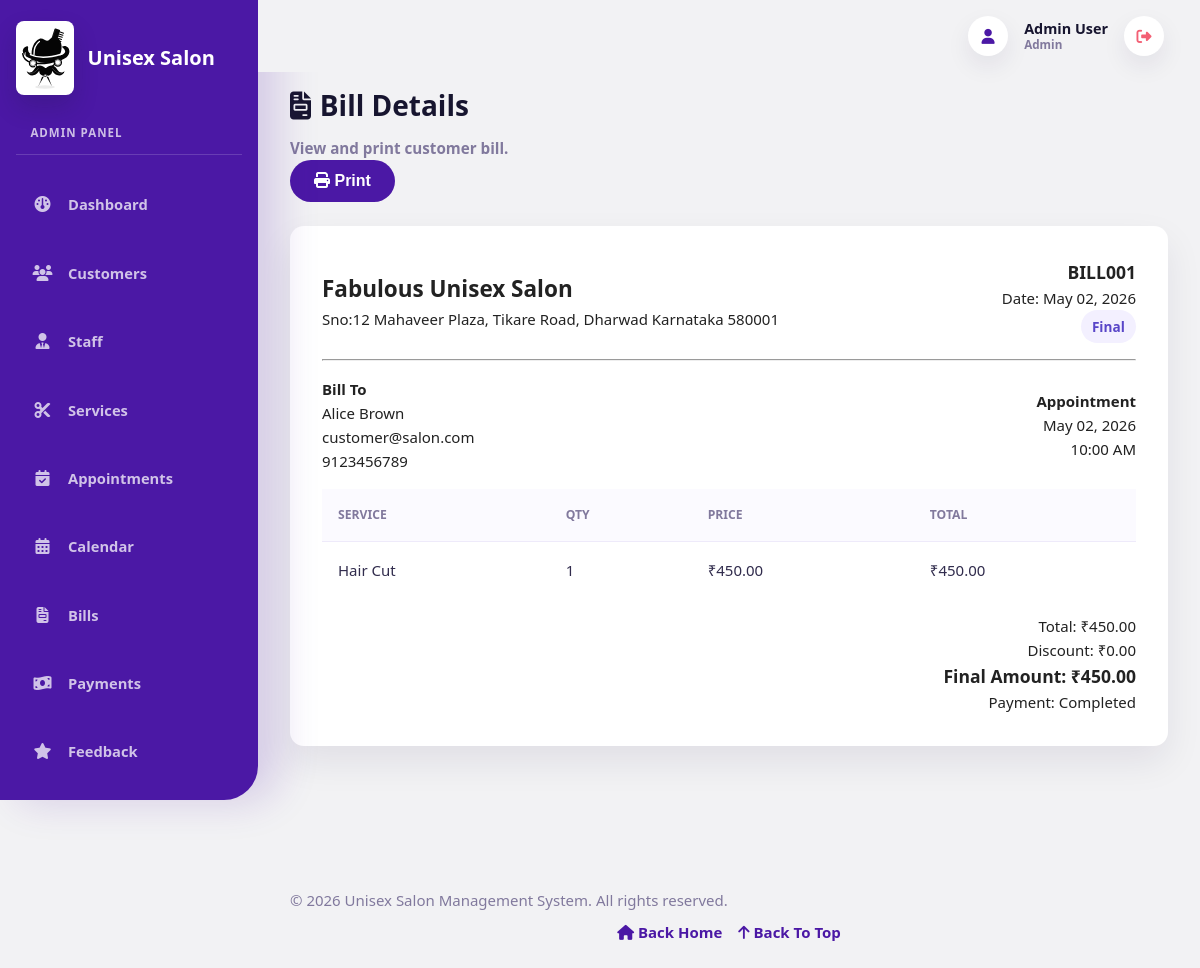
Page /admin/view_bill.php?id=1 (signed in) on the committed database.
### tables this page shows
CREATE TABLE `bills` (
  `id` int NOT NULL AUTO_INCREMENT,
  `appointment_id` int DEFAULT NULL,
  `customer_id` int NOT NULL,
  `bill_number` varchar(20) DEFAULT NULL,
  `bill_date` date NOT NULL,
  `total_amount` decimal(10,2) NOT NULL,
  `discount` decimal(10,2) DEFAULT '0.00',
  `final_amount` decimal(10,2) NOT NULL,
  `status` enum('draft','final','pending','paid','cancelled') DEFAULT 'pending',
  `notes` text,
  `created_at` timestamp NULL DEFAULT CURRENT_TIMESTAMP,
  `updated_at` timestamp NULL DEFAULT CURRENT_TIMESTAMP ON UPDATE CURRENT_TIMESTAMP,
  PRIMARY KEY (`id`),
  UNIQUE KEY `bill_number` (`bill_number`),
  KEY `appointment_id` (`appointment_id`),
  KEY `idx_customer` (`customer_id`),
  KEY `idx_date` (`bill_date`),
  CONSTRAINT `bills_ibfk_1` FOREIGN KEY (`appointment_id`) REFERENCES `appointments` (`id`) ON DELETE SET NULL,
  CONSTRAINT `bills_ibfk_2` FOREIGN KEY (`customer_id`) REFERENCES `customers` (`id`) ON DELETE CASCADE
);

CREATE TABLE `customers` (
  `id` int NOT NULL AUTO_INCREMENT,
  `name` varchar(100) NOT NULL,
  `email` varchar(100) NOT NULL,
  `password` varchar(255) NOT NULL,
  `phone` varchar(15) DEFAULT NULL,
  `gender` enum('Male','Female','Other') DEFAULT NULL,
  `date_of_birth` date DEFAULT NULL,
  `address` text,
  `last_login` timestamp NULL DEFAULT NULL,
  `city` varchar(50) DEFAULT NULL,
  `profile_image` varchar(255) DEFAULT NULL,
  `status` enum('active','inactive') DEFAULT 'active',
  `created_at` timestamp NULL DEFAULT CURRENT_TIMESTAMP,
  `updated_at` timestamp NULL DEFAULT CURRENT_TIMESTAMP ON UPDATE CURRENT_TIMESTAMP,
  PRIMARY KEY (`id`),
  UNIQUE KEY `email` (`email`),
  UNIQUE KEY `phone` (`phone`)
);

CREATE TABLE `appointments` (
  `id` int NOT NULL AUTO_INCREMENT,
  `customer_id` int NOT NULL,
  `staff_id` int DEFAULT NULL,
  `service_id` int NOT NULL,
  `appointment_date` date NOT NULL,
  `appointment_time` time NOT NULL,
  `status` enum('pending','approved','rejected','confirmed','in-progress','completed','cancelled') DEFAULT 'pending',
  `notes` text,
  `created_at` timestamp NULL DEFAULT CURRENT_TIMESTAMP,
  `updated_at` timestamp NULL DEFAULT CURRENT_TIMESTAMP ON UPDATE CURRENT_TIMESTAMP,
  PRIMARY KEY (`id`),
  KEY `service_id` (`service_id`),
  KEY `idx_customer` (`customer_id`),
  KEY `idx_staff` (`staff_id`),
  KEY `idx_date` (`appointment_date`),
  CONSTRAINT `appointments_ibfk_1` FOREIGN KEY (`customer_id`) REFERENCES `customers` (`id`) ON DELETE CASCADE,
  CONSTRAINT `appointments_ibfk_2` FOREIGN KEY (`staff_id`) REFERENCES `staff` (`id`) ON DELETE SET NULL,
  CONSTRAINT `appointments_ibfk_3` FOREIGN KEY (`service_id`) REFERENCES `services` (`id`) ON DELETE CASCADE
);

CREATE TABLE `bill_items` (
  `id` int NOT NULL AUTO_INCREMENT,
  `bill_id` int NOT NULL,
  `service_id` int NOT NULL,
  `service_name` varchar(100) DEFAULT NULL,
  `quantity` int DEFAULT '1',
  `price` decimal(10,2) NOT NULL,
  `total` decimal(10,2) NOT NULL,
  `created_at` timestamp NULL DEFAULT CURRENT_TIMESTAMP,
  PRIMARY KEY (`id`),
  KEY `bill_id` (`bill_id`),
  KEY `service_id` (`service_id`),
  CONSTRAINT `bill_items_ibfk_1` FOREIGN KEY (`bill_id`) REFERENCES `bills` (`id`) ON DELETE CASCADE,
  CONSTRAINT `bill_items_ibfk_2` FOREIGN KEY (`service_id`) REFERENCES `services` (`id`) ON DELETE RESTRICT
);

CREATE TABLE `payments` (
  `id` int NOT NULL AUTO_INCREMENT,
  `bill_id` int NOT NULL,
  `customer_id` int NOT NULL,
  `amount` decimal(10,2) NOT NULL,
  `payment_method` enum('cash','card','check','online_transfer','razorpay','manual','pending') DEFAULT 'pending',
  `payment_date` date NOT NULL,
  `status` enum('pending','completed','failed','paid') DEFAULT 'pending',
  `transaction_id` varchar(100) DEFAULT NULL,
  `notes` text,
  `created_at` timestamp NULL DEFAULT CURRENT_TIMESTAMP,
  PRIMARY KEY (`id`),
  KEY `bill_id` (`bill_id`),
  KEY `idx_customer` (`customer_id`),
  KEY `idx_status` (`status`),
  CONSTRAINT `payments_ibfk_1` FOREIGN KEY (`bill_id`) REFERENCES `bills` (`id`) ON DELETE CASCADE,
  CONSTRAINT `payments_ibfk_2` FOREIGN KEY (`customer_id`) REFERENCES `customers` (`id`) ON DELETE CASCADE
);

### config/db.php (called while the page is built, shortened)
<?php
$conn = new mysqli(DB_HOST, DB_USER, DB_PASSWORD, DB_NAME);
$conn->set_charset("utf8");
function fetchAll($query) {
    global $conn;
    $result = $conn->query($query);
    return $result->fetch_all(MYSQLI_ASSOC);
}
function fetchOne($query) {
    global $conn;
    $result = $conn->query($query);
    return $result->fetch_assoc();
}
function formatCurrency($amount) {
    return '₹' . number_format((float)$amount, 2);
}
function statusLabel($status) {
    return ucwords(str_replace('-', ' ', (string)$status));
}
function badgeClass($status) {
    switch ($status) {
        default:
            return 'badge-primary';
    }
}
function formatDate($date) {
    return date('M d, Y', strtotime($date));
}
?>

### admin/view_bill.php (the view, shortened to what this page needs)
<?php
require_once '../config/db.php';
$bill_id = (int)($_GET['id'] ?? 0);
$bill = fetchOne("
    SELECT b.*, c.name AS customer_name, c.email, c.phone, a.appointment_date, a.appointment_time
    FROM bills b
    JOIN customers c ON b.customer_id = c.id
    LEFT JOIN appointments a ON b.appointment_id = a.id
    WHERE b.id = $bill_id
");
$items = fetchAll("SELECT * FROM bill_items WHERE bill_id = $bill_id");
$payment = fetchOne("SELECT * FROM payments WHERE bill_id = $bill_id ORDER BY id DESC LIMIT 1");
?>
<?php include '../includes/header.php'; ?>
<?php include '../includes/sidebar.php'; ?>
<div class="main-content">
    <div class="page-header no-print">
        <h1 class="icon-title"><i class="fa-solid fa-file-invoice"></i> Bill Details</h1>
        <p>View and print customer bill.</p>
        <button onclick="window.print()" class="btn btn-primary"><i class="fa-solid fa-print"></i> Print</button>
    </div>
    <div class="print-area">
        <div class="flex-between">
            <div><h2>Fabulous Unisex Salon</h2><p>Sno:12 Mahaveer Plaza, Tikare Road, Dharwad Karnataka 580001</p></div>
            <div class="text-right"><h3><?php echo htmlspecialchars($bill['bill_number']); ?></h3><p>Date: <?php echo formatDate($bill['bill_date']); ?></p><span class="badge <?php echo badgeClass($bill['status']); ?>"><?php echo statusLabel($bill['status']); ?></span></div>
        </div>
        <hr class="mt-2 mb-2">
        <div class="flex-between">
            <div><strong>Bill To</strong><p><?php echo htmlspecialchars($bill['customer_name']); ?></p><p><?php echo htmlspecialchars($bill['email']); ?></p><p><?php echo htmlspecialchars($bill['phone']); ?></p></div>
            <div class="text-right"><strong>Appointment</strong><p><?php echo $bill['appointment_date'] ? formatDate($bill['appointment_date']) : '-'; ?></p><p><?php echo $bill['appointment_time'] ? date('h:i A', strtotime($bill['appointment_time'])) : '-'; ?></p></div>
        </div>
        <table class="mt-2">
            <thead><tr><th>Service</th><th>Qty</th><th>Price</th><th>Total</th></tr></thead>
            <tbody><?php foreach ($items as $item): ?><tr><td><?php echo htmlspecialchars($item['service_name']); ?></td><td><?php echo (int)$item['quantity']; ?></td><td><?php echo formatCurrency($item['price']); ?></td><td><?php echo formatCurrency($item['total']); ?></td></tr><?php endforeach; ?></tbody>
        </table>
        <div class="text-right mt-2">
            <p>Total: <?php echo formatCurrency($bill['total_amount']); ?></p>
            <p>Discount: <?php echo formatCurrency($bill['discount']); ?></p>
            <h3>Final Amount: <?php echo formatCurrency($bill['final_amount']); ?></h3>
            <p>Payment: <?php echo htmlspecialchars(statusLabel($payment['status'] ?? 'pending')); ?></p>
        </div>
    </div>
</div>
<?php include '../includes/footer.php'; ?>
</body>
</html>

### rows in the picture
bills: bill_number "BILL001", bill_date "May 02, 2026", status "Final", customer.name "Alice Brown", customer.email "customer@salon.com", customer.phone "9123456789", appointment.appointment_date "May 02, 2026", appointment.appointment_time "10:00 AM", total_amount "₹450.00", discount "₹0.00", final_amount "₹450.00"
bill_items: service_name "Hair Cut", quantity "1", price "₹450.00", total "₹450.00"
payments: status "Completed"

### other values in the picture
$_SESSION['name'] "Admin User"
$_SESSION['role'] "Admin"
